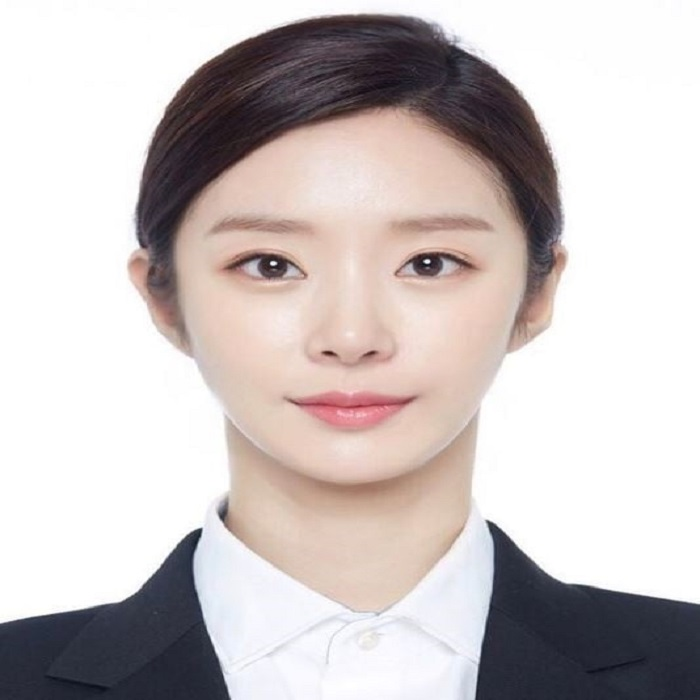
#> input picture kopo_lesson/AI/image/eximgF.jpg, 700 x 700 px
$ python histogram_view.py
#> lines starting #> are read from the running program, lines starting #| are printed output that depends on the picture
import cv2
from matplotlib import pyplot as plt

#불러올 이미지 경로
image_file = '../image/eximgF.jpg'

#cv2.IMREAD_COLOR : 수정 없는 원본 이미지 읽기
original = cv2.imread(image_file, cv2.IMREAD_COLOR)
#> original is the input picture: shape (700, 700, 3); mean B, G, R 194.2, 194.9, 203

#cv2.IMREAD_GRAYSCALE : 흑백사진으로 수정해서 이미지 일기
gray = cv2.imread(image_file, cv2.IMREAD_GRAYSCALE)
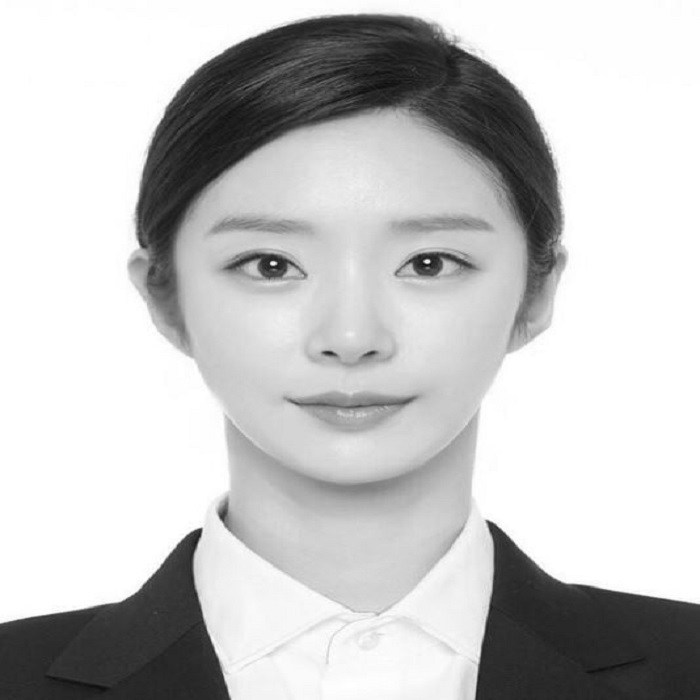
#> gray: shape (700, 700); min 13, max 255, mean 197.2

#cv2.IMREAD_UNCHANGED : 이미지 파일의 알파 채널(Alpha CHannel)까지 포함해서 읽기
unchange = cv2.imread(image_file, cv2.IMREAD_UNCHANGED)

#OpenCV 색상을 일반적으로 부르는 RGB로 순서가 아닌, BGR 순서로 사용함
color = ('b', 'g', 'r')

#색상이 존재하는 원본이미지 히스토그램
#BGR 순서대로 그래프 그리기 위해 반복문 사용함
for i, col in enumerate(color):
    """
    colcHist 파라미터 설명
    images : 분석할 이미지 파일
    Channel : 컬러이미지(BGR)이면, 배열 값 3개로 정의
    Mask : 분석할 영역의 형태인 mask
    histSize : 히스토그램의 hist 크기로 64면 256/64 = > 4, 4픽셀을 1로 합쳐서 평균값
    범위 : 컬러이미지(BGR)이면 0~256까지 배열
    """
    hist = cv2.calcHist([original], [i], None, [256], [0,256])
    plt.figure(1)
    plt.plot(hist, color = col)

#원본이미지 히스토그램 출력
plt.show()
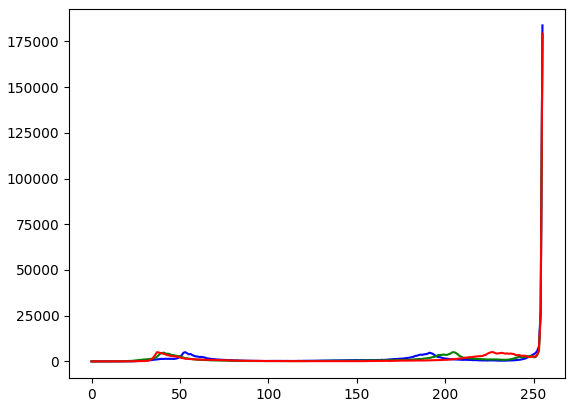
#> figure drawn by matplotlib, 1 panel; curve peaks at x = 255, y = 183764; curve peaks at x = 255, y = 178917; curve peaks at x = 255, y = 179296

#흑백사진으로 히스토그램 보기
hist = cv2.calcHist([gray], [0], None, [256], [0,256])
#> hist = 256 values, max 178544 at index 255, min 0 at index 0, mean 1914.1
plt.figure(2)
plt.plot(hist)
plt.show()
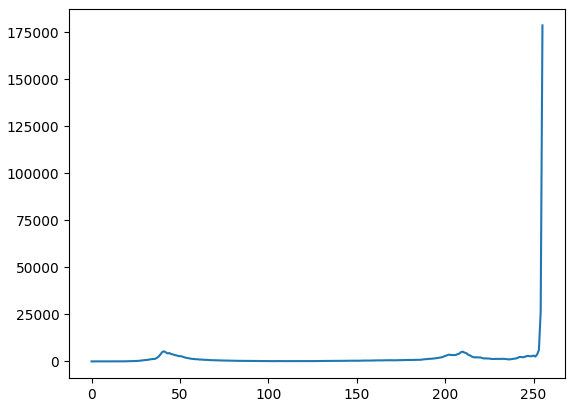
#> figure drawn by matplotlib, 1 panel; curve peaks at x = 255, y = 178544

#히스토그램 평활화, 흑백사진만 가능함
gray = cv2.equalizeHist(gray)
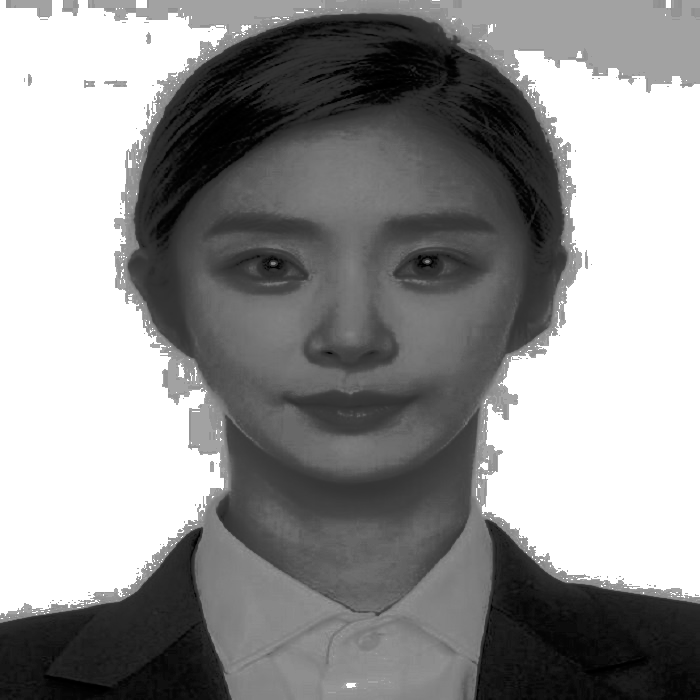
#> gray: shape (700, 700); min 0, max 255, mean 145.2

#히스토글매 평활화된 히스토그램 보기
hist = cv2.calcHist([gray], [0], None, [256], [0,256])
#> hist = 256 values, max 178544 at index 255, min 0 at index 8, mean 1914.1
plt.figure(3)
plt.plot(hist)
plt.show()
#> figure, not shown here; curve peaks at x = 255, y = 178544
